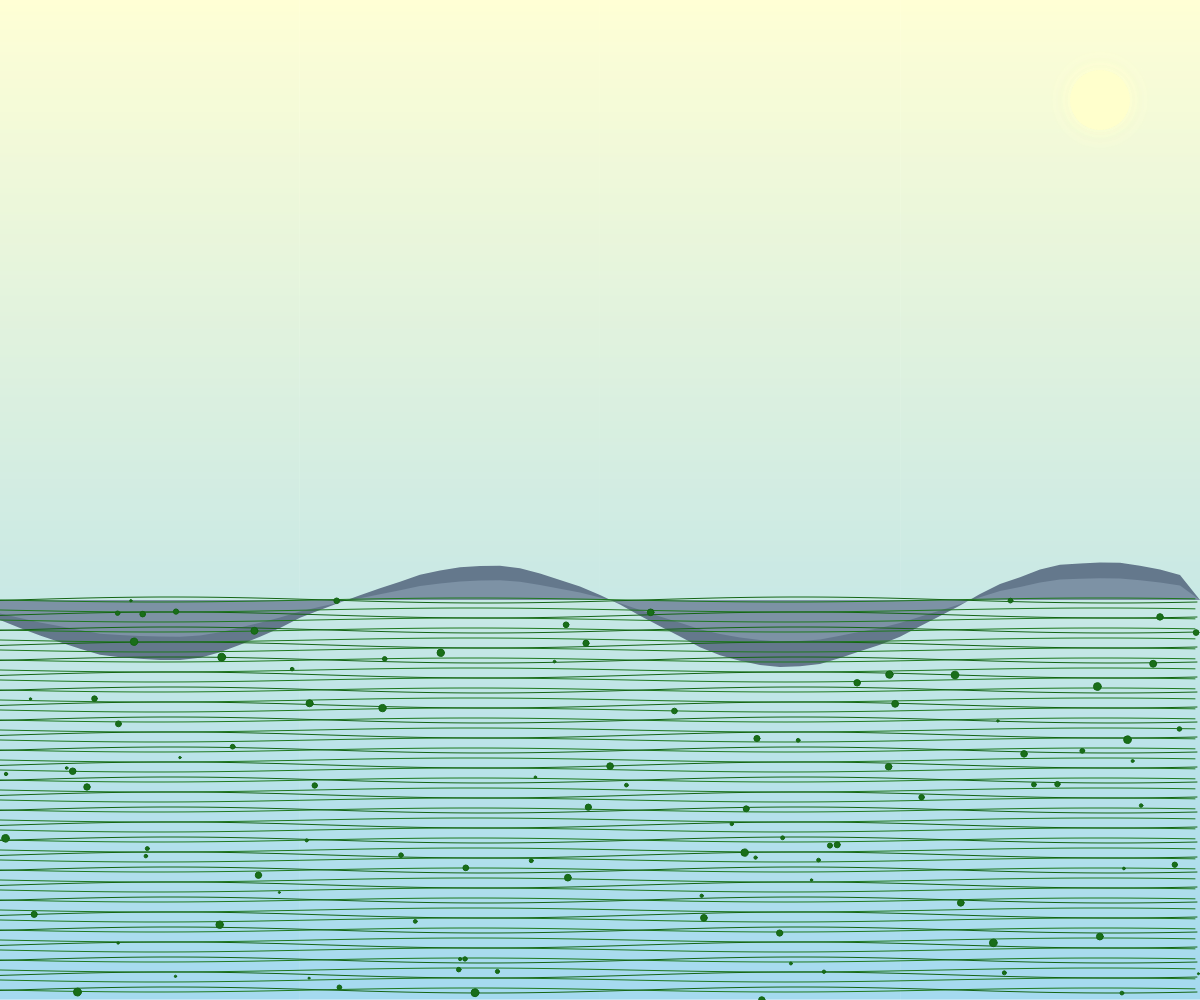
Frame 1 (no input)
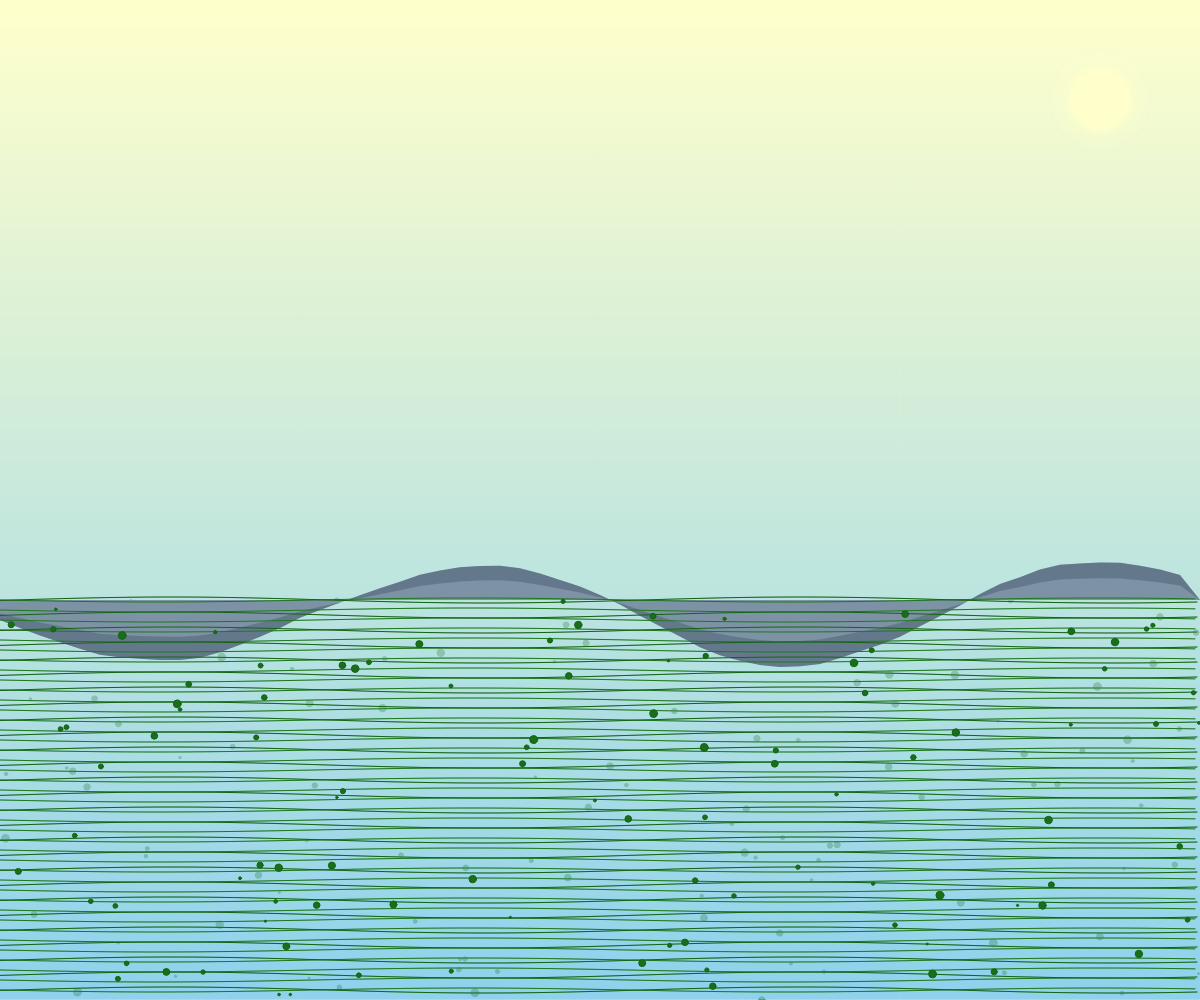
Frame 2 (the mouse pressed at the canvas centre, redrawn once)

The p5.js sketch that drew these frames (run headless with seeded random() and noise() and a simulated clock; the mouse was pressed at the canvas centre and the sketch redrawn once):

// p5.js sketch
// ── sketch.js
function setup() {
  createCanvas(windowWidth, windowHeight);
  noLoop();
}

function draw() {
  // Draw sky gradient
  for (let y = 0; y < height; y++) {
    let inter = map(y, 0, height, 0, 1);
    let c = lerpColor(color(255, 255, 200), color(135, 206, 235), inter);
    stroke(c);
    line(0, y, width, y);
  }

  // Draw distant mountains
  drawMountains();

  // Draw foreground fields
  drawFields();

  // Draw sun
  drawSun();
}

function drawMountains() {
  fill(100, 120, 140);
  noStroke();
  beginShape();
  vertex(0, height * 0.6);
  for (let x = 0; x < width; x += 20) {
    let y = height * 0.6 + sin(x * 0.01) * 50 + noise(x * 0.005) * 30;
    vertex(x, y);
  }
  vertex(width, height * 0.6);
  endShape(CLOSE);

  // Add haze effect
  fill(180, 200, 220, 80);
  beginShape();
  vertex(0, height * 0.6);
  for (let x = 0; x < width; x += 20) {
    let y = height * 0.6 + sin(x * 0.01) * 30 + noise(x * 0.005) * 20;
    vertex(x, y);
  }
  vertex(width, height * 0.6);
  endShape(CLOSE);
}

function drawFields() {
  // Draw rolling green fields
  for (let y = height * 0.6; y < height; y += 10) {
    let offset = sin(y * 0.01) * 5;
    stroke(30, 120, 30);
    strokeWeight(1);
    noFill();
    beginShape();
    for (let x = 0; x < width; x += 5) {
      let yoff = sin(x * 0.01 + frameCount * 0.001) * 2;
      vertex(x, y + yoff);
    }
    endShape();
  }

  // Add some variation with different green tones
  for (let y = height * 0.6; y < height; y += 15) {
    let offset = sin(y * 0.01) * 8;
    stroke(20, 100, 20);
    strokeWeight(1);
    noFill();
    beginShape();
    for (let x = 0; x < width; x += 7) {
      let yoff = sin(x * 0.01 + frameCount * 0.001 + 3) * 3;
      vertex(x, y + yoff);
    }
    endShape();
  }

  // Add some texture with small patches
  fill(25, 110, 25);
  for (let i = 0; i < 100; i++) {
    let x = random(width);
    let y = height * 0.6 + random(height * 0.4);
    let size = random(2, 8);
    ellipse(x, y, size, size);
  }
}

function drawSun() {
  fill(255, 255, 200);
  noStroke();
  ellipse(width - 100, 100, 60, 60);

  // Add glow effect
  for (let i = 0; i < 10; i++) {
    let radius = 60 + i * 5;
    let alpha = 30 - i * 3;
    fill(255, 255, 200, alpha);
    ellipse(width - 100, 100, radius, radius);
  }
}
